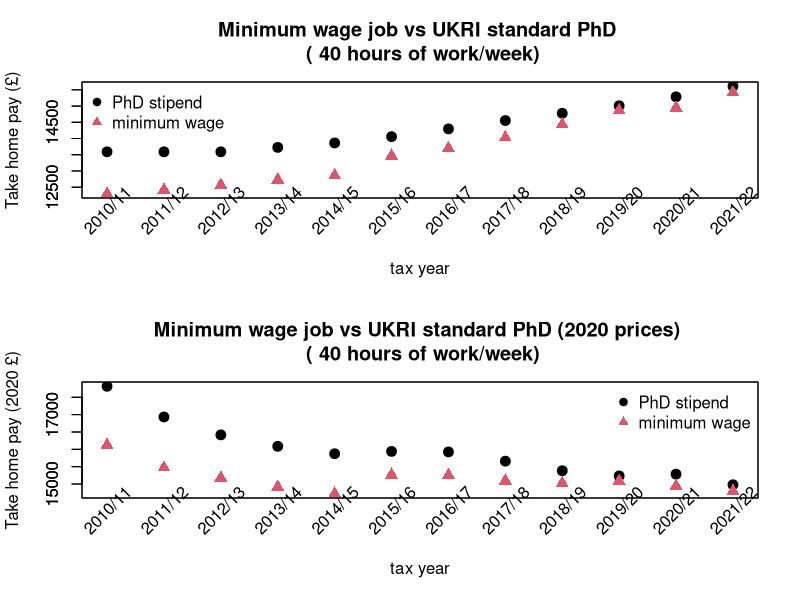

Here is the R script that generated this plot:
#ukri standard stipend- uses GDP deflator?
stipend=rev(c(15609,15285,15009,14777,14553,14296,14057,13863,13726,13590,13590,13590))
#inflation adjustment from Bank of England 
infl_adj=rev(c(1000/1.042,1000,1015,1041,1076,1114,1134,1145,1172,1208,1246,1311)/1000)

#minimum wage in pence per hour
min=c(608,619,631,650,670,720,750,783,821,872,891,950)
hours=40

#20% income tax over this 
personal_allow=c(12570,12570,12500,12500,11850,11500,10600,10000,9440,8105,7475,6475)
#12% NI over this
NI_thresh=c(190,184,183,166,162,157,155,153,149,146,136,110)


length(min);length(stipend);length(personal_allow);length(NI_thresh)
#plot(personal_allow,NI_thresh)

min_gross=(min/100*hours*52)
min_takehome=sapply(1:length(min),function(i) min_gross[i]-max(c(0,min_gross[i]-personal_allow[i]))*0.2-
                      max(c(0,min_gross[i]-NI_thresh[i]*52))*0.12)
par(mfrow=c(2,1))

#plot absolute 
plot(stipend,ylim=c(min(c(min_takehome,stipend)),max(c(min_takehome,stipend))),
     xaxt='n',cex=1.3,pch=19,
     ylab='Take home pay (£)',xlab='',main=paste('Minimum wage job vs UKRI standard PhD \n (' ,hours ,'hours of work/week)'))
par(new=T)

plot(min_takehome,pch=17,col=2,ylim=c(min(c(min_takehome,stipend)),
                                     max(c(min_takehome,stipend))),
     cex=1.3,xlab='tax year',ylab='',xaxt='n')

loc=min(c(min_takehome,stipend))-
  ((max(c(min_takehome,stipend)))-min(c(min_takehome,stipend)))/6.6
text(x=1:12,y=loc,labels=paste('20',10:21,'/',11:22,sep=''),srt=45, xpd=TRUE)

legend(col=1:2,bty='n',x='topleft',legend=c('PhD stipend','minimum wage'),pch=c(19,17))
################################################### real terms adjustment

plot(stipend*infl_adj,ylim=c(min(c(min_takehome*infl_adj,stipend*infl_adj)),max(c(min_takehome*infl_adj,stipend*infl_adj))),
     xaxt='n',cex=1.3,pch=19,
     ylab='Take home pay (2020 £)',xlab='',main=paste('Minimum wage job vs UKRI standard PhD (2020 prices) \n (',hours ,'hours of work/week)'))
par(new=T)

plot(min_takehome*infl_adj,pch=17,col=2,ylim=c(min(c(min_takehome*infl_adj,stipend*infl_adj)),
                                     max(c(min_takehome*infl_adj,stipend*infl_adj))),
     cex=1.3,xlab='tax year',ylab='',xaxt='n')


loc=min(c(min_takehome*infl_adj,stipend*infl_adj))-
((max(c(min_takehome*infl_adj,stipend*infl_adj)))-min(c(min_takehome*infl_adj,stipend*infl_adj)))/6.6
text(x=1:12,y=loc,labels=paste('20',10:21,'/',11:22,sep=''),srt=45, xpd=TRUE)
legend(col=1:2,bty='n',x='topright',legend=c('PhD stipend','minimum wage'),pch=c(19,17))

